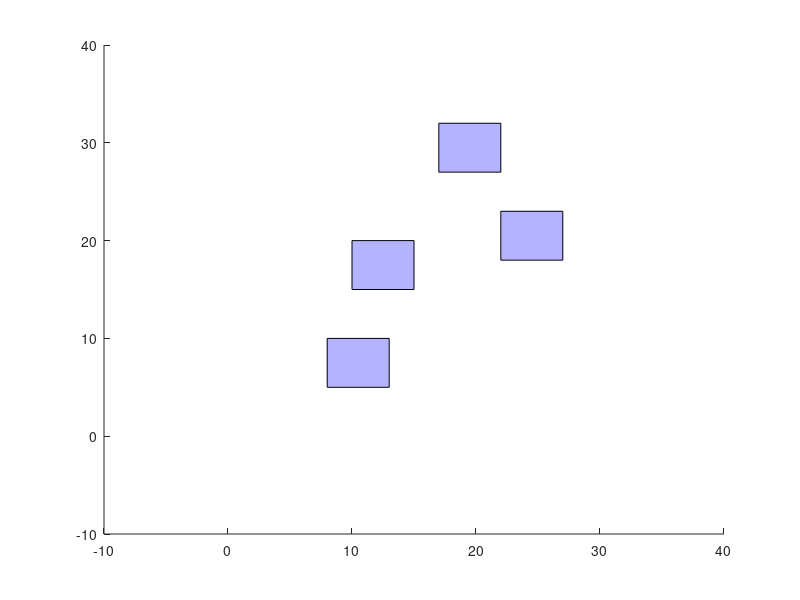

MATLAB code for this plot: (Note: this script raises an error after producing the figure.)
clf
clear
clc

figure(1)
axis([-10 40 -10 40])

t1 = [-1.5  1.5    1.5   -1.5
       5.0  5.0   -5.0   -5.0];

t2 = [5.0  5.0 -5.0   -5.0   
     -1.5  1.5  1.5   -1.5]*.5;

obs1 =  [5  5; 
         5  10; 
         10 10; 
         10 5];
     
obs2 =  [0 0; 
         0 1; 
         1 1; 
         1 0];

obs1 = bsxfun(@plus, obs1, [3 0]);
obs2 = bsxfun(@plus, obs1, [2 10]);
obs3 = bsxfun(@plus, obs2, [12 3]);
obs4 = bsxfun(@plus, obs2, [7 12]);

obstacles = {obs1, obs2, obs3, obs4};
vertices = [];

hold on;
for i = 1:length(obstacles)
    patch(obstacles{i}(:,1), obstacles{i}(:,2), 'b', 'FaceAlpha', .3);
    vertices = [vertices; obstacles{i}];
end
vertices = [vertices];

graph = vgraph(obstacles, vertices);

% Plot Shortest Path
sparse_graph = sparse(graph);
[dist,path,pred] = graphshortestpath(sparse_graph,1,18);

for i = 1:length(path)-1
%     plot([vertices(path(i),1) vertices(path(i+1),1)], [vertices(path(i),2) vertices(path(i+1),2)], 'g')
end


